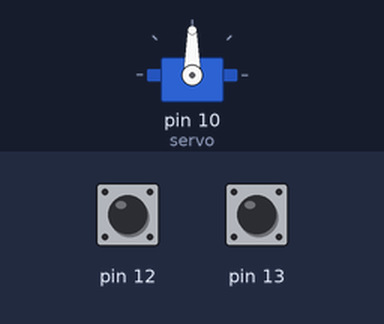
Recording of a sketch running on a simulated Arduino Uno, built with avr-gcc and run on an emulated ATmega328P. Shown: servo. Inputs (shaded band) come from the test bench; at power-on: pin 12 HIGH, pin 13 HIGH.

Above: at 1.2 s.
1.3 s: pin 12 pulled LOW for 1 s
3.8 s: pin 12 pulled LOW for 3.2 s
At 7.4 s:
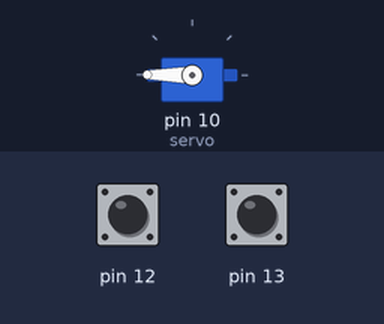
8.5 s: pin 13 pulled LOW for 0.15 s
At 9.7 s:
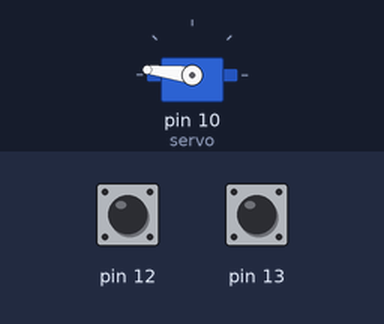
10.1 s: pin 13 pulled LOW for 1 s
At 11.9 s:
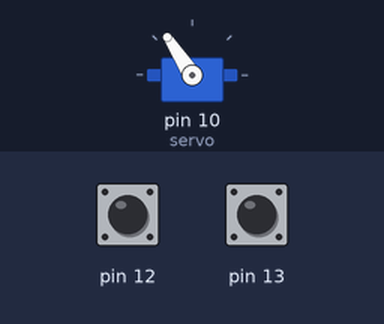
Timing chart, 0 to 13.4 s (numbered marks = the images above; inputs shaded):
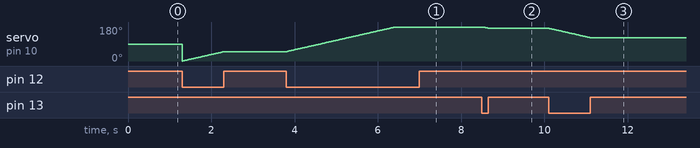

The sketch:

servo_switch.ino
```cpp
#include<Servo.h>
Servo servo;
int angle = 0;
void setup() {
  // put your setup code here, to run once:
  servo.attach(10);
  pinMode(12, INPUT);
  pinMode(13, INPUT);
  digitalWrite(12, HIGH);
  digitalWrite(13, HIGH);
  digitalWrite(2, OUTPUT);


}

void loop() {
  // put your main code here, to run repeatedly:
  int sw = digitalRead(12);
  int sw1 = digitalRead(13);
  switch (sw)
  {
    case LOW:
      { for (; angle <= 180; angle++)
        { servo.write(angle);
          sw = digitalRead(12);
          if (sw == HIGH)
           break;
          delay(20);
        }
        break;
      }
    default:
      {
        break;
      }
  }
  switch (sw1)
  {
    case LOW:
      { for (; angle >= 0; angle--)
        { servo.write(angle);
         sw1 = digitalRead(13);
          if (sw1 == HIGH)
           break;
          delay(20);
        }
        break;
      }
    default:
      {
        break;
      }
  }
}
```

Measured:
- after the input at 3.8 s, servo on pin 10 (servo): moves from 50° to 180° over 2.6 s, starting at once
- after the input at 8.5 s, servo on pin 10 (servo): 180° → 173° at once
- after the input at 10.1 s, servo on pin 10 (servo): moves from 173° to 123° over 0.98 s, starting at once
